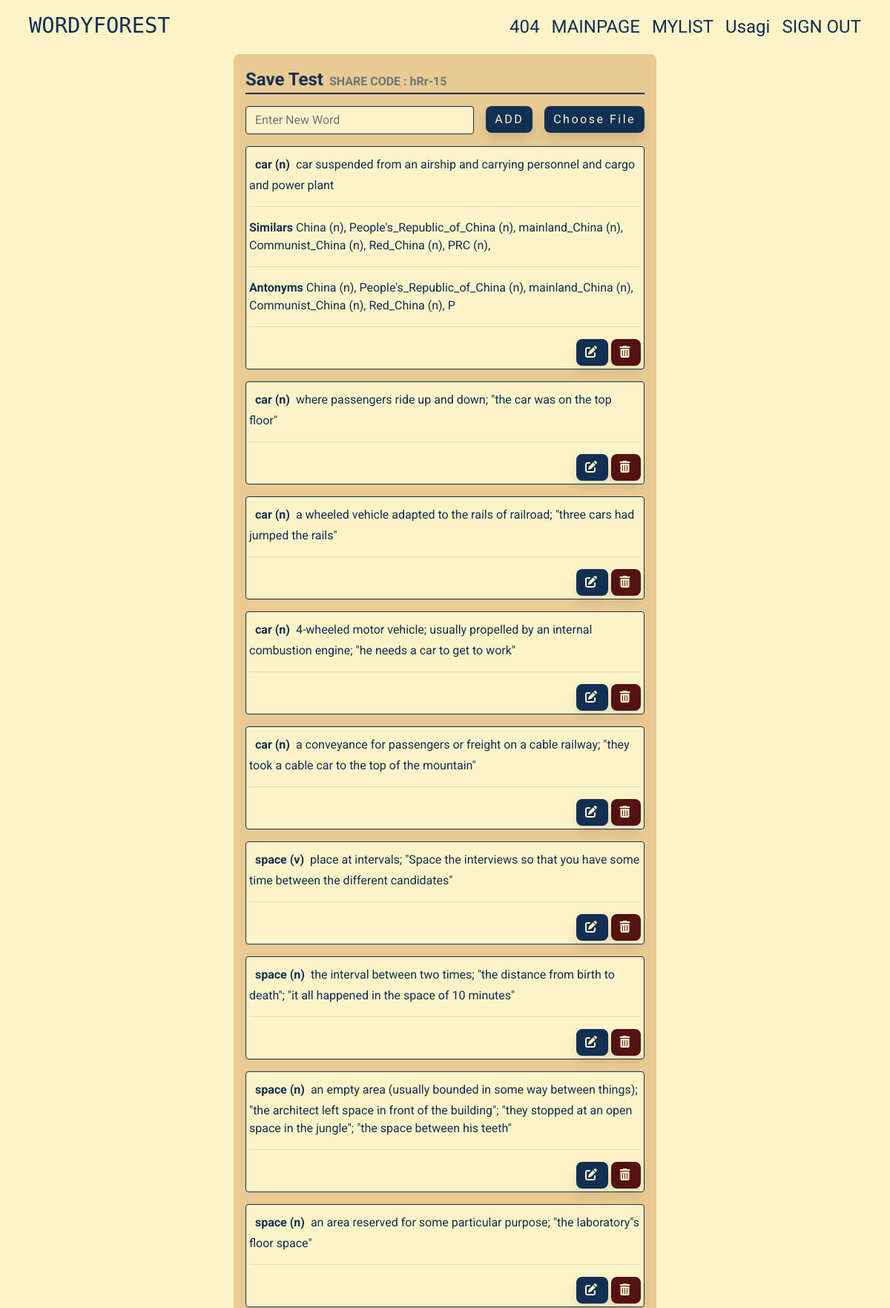
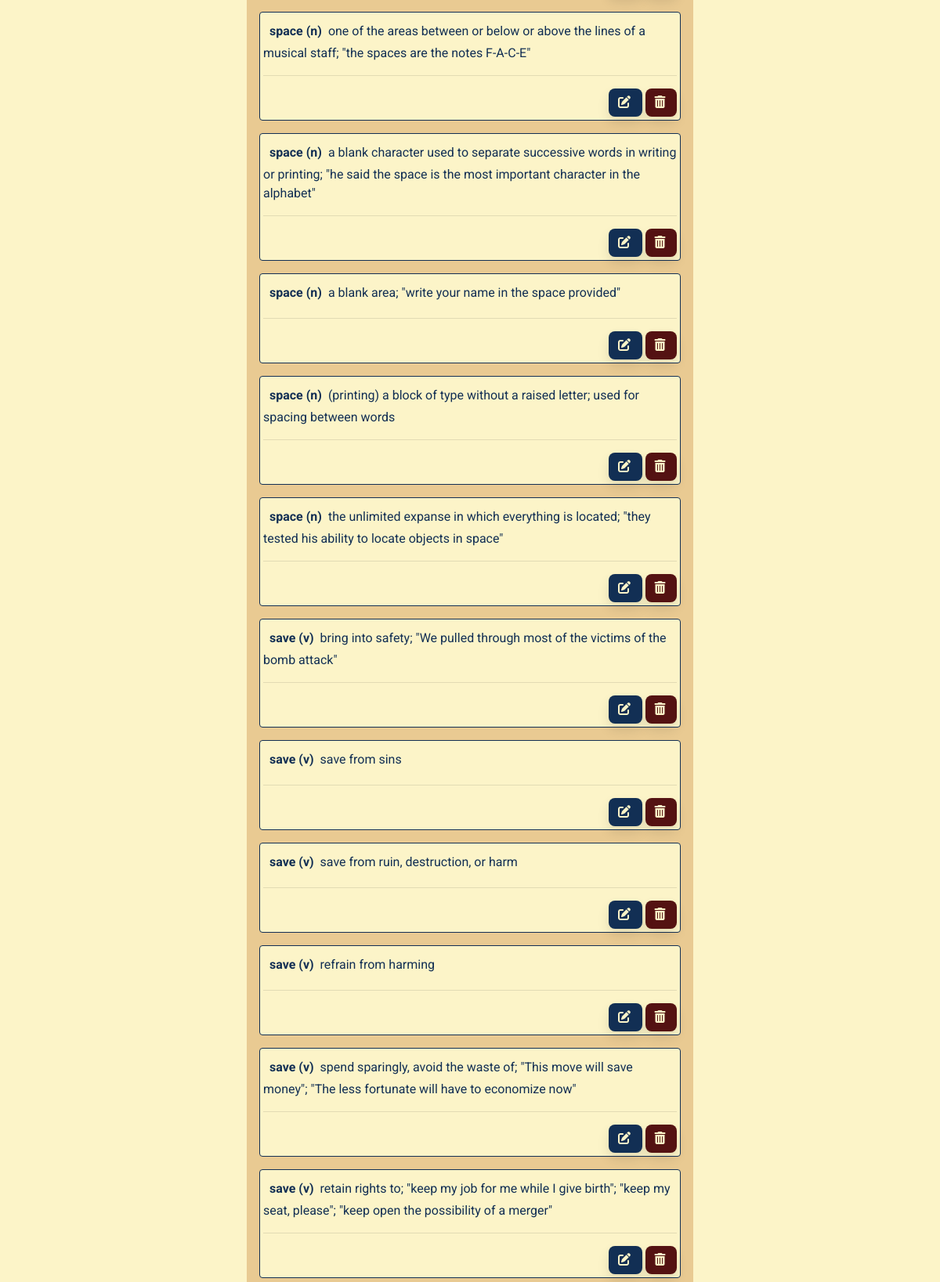
The page /mylist/list/15 (signed in, upper part) on the database its author committed (2 pictures, top to bottom).
### MyList/models.py (models this page shows, shortened)
class Wordlist(models.Model):
    list_name = models.CharField(max_length= 50)
    owner = models.ForeignKey("auth.User",on_delete=models.CASCADE,verbose_name="User", null=True)
    access_key = models.CharField(max_length = 15)

class Userword(models.Model):
    wlist = models.ForeignKey(Wordlist, on_delete=models.CASCADE)
    word = models.CharField(max_length= 50)
    Type = models.CharField(max_length = 4 , blank = True, null=True)
    gloss = models.CharField(max_length = 500)
    similar_list = models.CharField(max_length = 500, null=True, blank=True)
    antonym_list = models.CharField(max_length = 100, null=True, blank=True)
    def __str__(self):
        return "{} ({})".format(self.word,self.Type)

### MyList/views.py (the view, shortened to what this page needs)
# urls.py: path("list/<list_id>", views.listdetails, name="ListDetails"),
@login_required(login_url = "user:login")
def listdetails(request, list_id, editword_id = None):
    wordlist = Wordlist.objects.get(pk=list_id)
    addform = AddwordForm(request.POST or None)
    addfile = FileForm(None)
    cwform = EditwordForm(None)
    con = sqlite3.connect("WORDS.db")
    cursor = con.cursor()
    listwords = Userword.objects.filter(wlist__exact = wordlist)
    show = "none"
    showedit = None
    editwordform = EditwordForm(None)
    con.close()
    context = {
        "wordlist":wordlist,
        "addform" : addform,
        "listwords":listwords[::-1],
        "addfile":addfile,
        "cwform":cwform,
        "show":show,
        "showedit":showedit,
        "editwordform":editwordform,
    }
    return render(request,"listdetails.html",context)

### MyList/forms.py
class AddwordForm(forms.Form):
    word = forms.CharField(max_length=50,label="Word",widget=forms.TextInput(
        attrs={"class" : "form-control", "placeholder" : "Enter New Word"}
    ))

class FileForm(forms.Form):
    wordfile = forms.FileField()

### templates/listdetails.html (shortened to what this page needs)
{% extends 'layout.html' %}
{% block body %}
<div class="container w-50 mb-4">
        <div class="col-sm-12 kutu p-3 m-auto">
            <div class="title font-weight-bold"><span style="font-size: x-large;">{{wordlist.list_name}}</span><span
                    class="text-muted m-2">SHARE CODE : {{wordlist.access_key}}</span> </div>
            <div class="d-flex">
                <div class="form-group flex-grow-1">
                <form action="" method="post">
                    {{addform.word}}
                </div>
                <button class="button button-light ml-3" style="outline:none;">ADD</button>
                <label class="button button-light ml-3">
                    Choose File
                </label>
            </div>
            {% if listwords %}
                {% for i in listwords %}
                    <div id="{{i.id}}"class="cubuk mb-3 p-1 clearfix rounded">
                        <span class="m-1 ml-2 mt-2 d-inline-block font-weight-bold">{{i}}</span>
                        <span>{{i.gloss}}</span>
                        <hr>
                        {% if i.similar_list %}
                        <b>Similars </b><span>{{i.similar_list}}</span>
                        <hr>
                        {% endif %}
                        {% if i.antonym_list %}
                        <b>Antonyms </b><span>{{i.antonym_list}}</span>
                        <hr>
                        {% endif %}
                        <a href="/mylist/deletefromlist/{{wordlist.id}}/{{i.id}}">
                        <button type="button" class="button button-dark d-inline-block float-right red" title="Delete"
                            style="outline: none;"><i class="fas fa-trash-alt"></i></button>
                        </a>
                        <a href="/mylist/list/{{wordlist.id}}/{{i.id}}">
                        <button type="button" class="button button-dark d-inline-block float-right mr-1" title="Edit"
                            style="outline: none;"><i class="fas fa-edit"></i></button>
                        </a>
                    </div>
                {% endfor %}
            {% else %}
            <div class="cubuk mb-3 text-center p-1 clearfix rounded">
                        <span class="m-1 ml-2 mt-2 d-inline-block font-weight-bold">No Word</span>
                    </div>
            {% endif %}
    </div>
{% endblock body %}

### templates/layout.html (shortened to what this page needs)
<!DOCTYPE html>
<html lang="en">
{% load static %}
<head>
    <link rel="stylesheet" href="https://stackpath.bootstrapcdn.com/bootstrap/4.3.1/css/bootstrap.min.css"
>
    <link rel="stylesheet" href="https://ajax.googleapis.com/ajax/libs/jquerymobile/1.4.5/jquery.mobile.min.css">
    <link rel="stylesheet" href="https://ajax.googleapis.com/ajax/libs/jqueryui/1.12.1/themes/smoothness/jquery-ui.css">
    <link rel="stylesheet" href="{% static 'css/style.css' %}">
</head>
<body>
    {% include "includes/navbar.html" %}
    {% block body %}
    {% endblock body %}
</body>
</html>

### templates/includes/navbar.html (shortened to what this page needs)
    <nav class="navbar navbar-expand-lg">
        <div class="container-fluid">
            <a href="/" class="navbar-brand ml-2 logo-sm">
                <h1 class="logo mt-1">WORDYFOREST</h1>
            </a>
            <div id="navbarCollapse" class="collapse navbar-collapse">
                <ul class="navbar-nav ml-auto">
                    <li class="nav-item">
                        <a href="404" class="navlink px-2 link">404</a>
                    </li>
                    <li class="nav-item">
                        <a href="/" class="navlink px-2 link">MAINPAGE</a>
                    </li>
                    {% if request.user.is_authenticated %}
                    <li class="nav-item">
                        <a href="/mylist" class="navlink px-2 link">MYLIST</a>
                    </li>
                    <li class="nav-item">
                        <a href="#" class="navlink px-2 link">{{request.user}}</a>
                    </li>
                    <li class="nav-item">
                        <a href="/users/signout" class="navlink px-2 link">SIGN OUT</a>
                    </li>
                    {% else %}
                    <li class="nav-item">
                        <a href="/users/signin" class="navlink px-2 link">SIGN IN</a>
                    </li>
                    {% endif %}
                </ul>
            </div>
        </div>
    </nav>

### static/css/style.css (style rules this page uses)
body { font-family: 'Roboto', sans-serif; background-color: #fcf4c8; color: #122F54; }
.logo { color: #122F54; font-family: 'Rubik Mono One', sans-serif; font-size: 1.8rem; }
.link { color: #122F54; font-size: 1.5rem; -webkit-transition: all 0.3s ease 0s; -moz-transition: all 0.3s ease 0s; -o-transition: all 0.3s ease 0s; transition: all 0.3s ease 0s; }
.button { width: fit-content; height: fit-content; padding: .375rem .75rem; letter-spacing: 2.5px; color: #fcf4c8; background-color: #122F54; border: none; border-radius: 0.5rem; -webkit-box-shadow: 0px 8px 15px rgba(0, 0, 0, 0.1); -moz-box-shadow: 0px 8px 15px rgba(0, 0, 0, 0.1); box-shadow: 0px 8px 15px rgba(0, 0, 0, 0.1); -webkit-transition: all 0.3s ease 0s; -moz-transition: all 0.3s ease 0s; -o-transition: all 0.3s ease 0s; transition: all 0.3s ease 0s; cursor: pointer; }
.kutu { height: fit-content; background-color: #e9ca92; border-radius: 0.5rem; margin-bottom: 1rem; }
.red { background-color: #541212; }
.cubuk { background-color: #fcf4c8; border: 1px solid #122F54; }
.title { border-bottom: 2px solid #122F54; margin-bottom: 1rem; }
.form-control { background-color: #fcf4c8; color: #122F54; border-color: #122F54; }

### rows shown on the page
Wordlist: list_name "Save Test", access_key "hRr-15"
Userword: word+Type "car (n)", gloss "car suspended from an airship and carrying personnel and cargo and power plant", similar_list "China (n), People's_Republic_of_China (n), mainland_China (n), Communist_China (n), Red_China (n), PRC (n),", antonym_list "China (n), People's_Republic_of_China (n), mainland_China (n), Communist_China (n), Red_China (n), P"
Userword: word+Type "car (n)", gloss "where passengers ride up and down; \"the car was on the top floor\""
Userword: word+Type "car (n)", gloss "a wheeled vehicle adapted to the rails of railroad; \"three cars had jumped the rails\""
Userword: word+Type "car (n)", gloss "4-wheeled motor vehicle; usually propelled by an internal combustion engine; \"he needs a car to get to work\""
Userword: word+Type "car (n)", gloss "a conveyance for passengers or freight on a cable railway; \"they took a cable car to the top of the mountain\""
Userword: word+Type "space (v)", gloss "place at intervals; \"Space the interviews so that you have some time between the different candidates\""
Userword: word+Type "space (n)", gloss "the interval between two times; \"the distance from birth to death\"; \"it all happened in the space of 10 minutes\""
Userword: word+Type "space (n)", gloss "an empty area (usually bounded in some way between things); \"the architect left space in front of the building\"; \"they stopped at an open space in the jungle\"; \"the space between his teeth\""
Userword: word+Type "space (n)", gloss "an area reserved for some particular purpose; \"the laboratory''s floor space\""
Userword: word+Type "space (n)", gloss "one of the areas between or below or above the lines of a musical staff; \"the spaces are the notes F-A-C-E\""
Userword: word+Type "space (n)", gloss "a blank character used to separate successive words in writing or printing; \"he said the space is the most important character in the alphabet\""
Userword: word+Type "space (n)", gloss "a blank area; \"write your name in the space provided\""
Userword: word+Type "space (n)", gloss "(printing) a block of type without a raised letter; used for spacing between words"
Userword: word+Type "space (n)", gloss "the unlimited expanse in which everything is located; \"they tested his ability to locate objects in space\""
Userword: word+Type "save (v)", gloss "bring into safety; \"We pulled through most of the victims of the bomb attack\""
Userword: word+Type "save (v)", gloss "save from sins"
Userword: word+Type "save (v)", gloss "save from ruin, destruction, or harm"
Userword: word+Type "save (v)", gloss "refrain from harming"
Userword: word+Type "save (v)", gloss "spend sparingly, avoid the waste of; \"This move will save money\"; \"The less fortunate will have to economize now\""
Userword: word+Type "save (v)", gloss "retain rights to; \"keep my job for me while I give birth\"; \"keep my seat, please\"; \"keep open the possibility of a merger\""

### other values the page prints
{{ request.user }} "Usagi"
